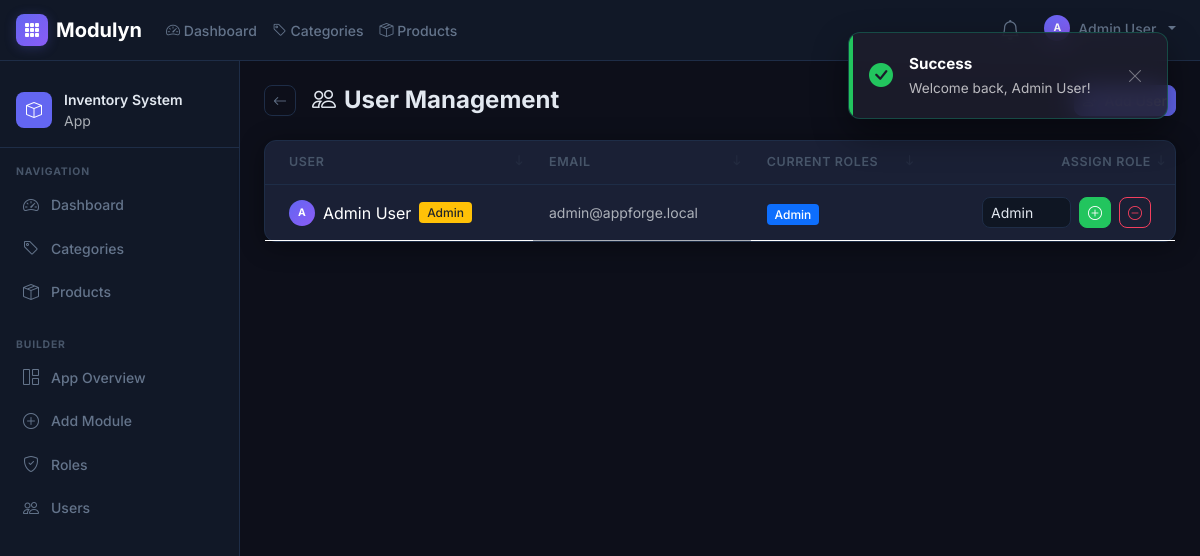
Page /apps/1/users (signed in) on the committed database.
### tables this page shows
CREATE TABLE IF NOT EXISTS `modules` (
    `id`            INT UNSIGNED   NOT NULL AUTO_INCREMENT,
    `app_id`        INT UNSIGNED   NOT NULL,
    `name`          VARCHAR(120)   NOT NULL,
    `slug`          VARCHAR(120)   NOT NULL,   
    `description`   TEXT           NULL,
    `icon`          VARCHAR(80)    NOT NULL DEFAULT 'bi-table',
    `sort_order`    INT            NOT NULL DEFAULT 0,
    `is_active`     TINYINT(1)     NOT NULL DEFAULT 1,
    `settings`      JSON           NULL,       
    `created_at`    DATETIME       NOT NULL DEFAULT CURRENT_TIMESTAMP,
    `updated_at`    DATETIME       NOT NULL DEFAULT CURRENT_TIMESTAMP ON UPDATE CURRENT_TIMESTAMP,
    PRIMARY KEY (`id`),
    UNIQUE KEY `uq_modules_app_slug` (`app_id`, `slug`),
    CONSTRAINT `fk_modules_app` FOREIGN KEY (`app_id`) REFERENCES `apps` (`id`) ON DELETE CASCADE
);

CREATE TABLE IF NOT EXISTS `users` (
    `id`          INT UNSIGNED     NOT NULL AUTO_INCREMENT,
    `name`        VARCHAR(120)     NOT NULL,
    `email`       VARCHAR(180)     NOT NULL,
    `password`    VARCHAR(255)     NOT NULL,   
    `is_admin`    TINYINT(1)       NOT NULL DEFAULT 0,
    `is_active`   TINYINT(1)       NOT NULL DEFAULT 1,
    `created_at`  DATETIME         NOT NULL DEFAULT CURRENT_TIMESTAMP,
    `updated_at`  DATETIME         NOT NULL DEFAULT CURRENT_TIMESTAMP ON UPDATE CURRENT_TIMESTAMP,
    PRIMARY KEY (`id`),
    UNIQUE KEY `uq_users_email` (`email`)
);

CREATE TABLE IF NOT EXISTS `apps` (
    `id`          INT UNSIGNED     NOT NULL AUTO_INCREMENT,
    `name`        VARCHAR(120)     NOT NULL,
    `slug`        VARCHAR(120)     NOT NULL,    
    `description` TEXT             NULL,
    `icon`        VARCHAR(80)      NOT NULL DEFAULT 'bi-grid',   
    `color`       VARCHAR(20)      NOT NULL DEFAULT '#6366f1',   
    `owner_id`    INT UNSIGNED     NOT NULL,
    `is_active`   TINYINT(1)       NOT NULL DEFAULT 1,
    `settings`    JSON             NULL,        
    `created_at`  DATETIME         NOT NULL DEFAULT CURRENT_TIMESTAMP,
    `updated_at`  DATETIME         NOT NULL DEFAULT CURRENT_TIMESTAMP ON UPDATE CURRENT_TIMESTAMP,
    PRIMARY KEY (`id`),
    UNIQUE KEY `uq_apps_slug` (`slug`),
    CONSTRAINT `fk_apps_owner` FOREIGN KEY (`owner_id`) REFERENCES `users` (`id`) ON DELETE CASCADE
);

### views/roles/assign.php (the view, shortened to what the rows shown need)
<?php if (!empty($showUsers)): ?>
<div class="d-flex align-items-center gap-3 mb-4">
    <a href="<?= APP_URL ?>/apps/<?= $app['id'] ?>/roles" class="btn btn-sm btn-outline-secondary">
        <i class="bi bi-arrow-left"></i>
    </a>
    <h1 class="h4 fw-bold mb-0"><i class="bi bi-people me-2"></i>User Management</h1>
    <button class="btn btn-primary btn-sm ms-auto" type="button" data-bs-toggle="collapse" data-bs-target="#addUserForm">
        <i class="bi bi-person-plus me-1"></i> Add User
    </button>
</div>
<div class="card">
    <div class="table-responsive">
        <table class="table table-dark table-hover align-middle mb-0">
            <thead>
                <tr>
                    <th class="ps-4">User</th>
                    <th>Email</th>
                    <th>Current Roles</th>
                    <th class="pe-4 text-end">Assign Role</th>
                </tr>
            </thead>
            <tbody>
                <?php foreach ($users as $u): ?>
                <tr>
                    <td class="ps-4">
                        <div class="d-flex align-items-center gap-2">
                            <div class="user-avatar user-avatar-sm">
                                <?= strtoupper(substr($u['name'], 0, 1)) ?>
                            </div>
                            <?= htmlspecialchars($u['name']) ?>
                            <?php if ($u['is_admin']): ?>
                            <span class="badge bg-warning text-dark small">Admin</span>
                            <?php endif; ?>
                        </div>
                    </td>
                    <td class="text-muted small"><?= htmlspecialchars($u['email']) ?></td>
                    <td>
                        <?= $u['roles'] ? '<span class="badge bg-primary">' . htmlspecialchars($u['roles']) . '</span>' : '<span class="text-muted small">No roles</span>' ?>
                    </td>
                    <td class="pe-4 text-end">
                        <form method="POST"
                              action="<?= APP_URL ?>/apps/<?= $app['id'] ?>/users/<?= $u['id'] ?>/role"
                              class="d-inline-flex gap-2">
                            <select class="form-select form-select-sm" name="role_id" style="width:auto;">
                                <?php foreach ($roles as $r): ?>
                                <option value="<?= $r['id'] ?>"><?= htmlspecialchars($r['name']) ?></option>
                                <?php endforeach; ?>
                            </select>
                            <button name="action" value="assign" class="btn btn-sm btn-success" title="Assign">
                                <i class="bi bi-plus-circle"></i>
                            </button>
                            <button name="action" value="revoke" class="btn btn-sm btn-outline-danger" title="Revoke"
                                    data-confirm="Are you sure you want to revoke this role from the user?">
                                <i class="bi bi-dash-circle"></i>
                            </button>
                        </form>
                    </td>
                </tr>
                <?php endforeach; ?>
            </tbody>
        </table>
    </div>
</div>
<?php endif; ?>

### core/Router.php (shortened to what the rows shown need)
<?php
class Router
{
    private array $routes = [];
    private function addRoute(string $method, string $pattern, string $handler): void
    {
        $this->routes[$method][] = [
            'pattern' => $pattern,
            'handler' => $handler,
        ];
    }
    public function dispatch(Request $request): void
    {
        $method = $request->method();
        $uri    = $request->uri();
        $routeList = $this->routes[$method] ?? [];
        foreach ($routeList as $route) {
            $params = $this->matchPattern($route['pattern'], $uri);
            if ($params !== null) {
                $this->callHandler($route['handler'], $params, $request);
                return;
            }
        }
    }
    private function matchPattern(string $pattern, string $uri): ?array
    {
        $regex = preg_replace('/\{([a-zA-Z_]+)\}/', '(?P<$1>[^/]+)', $pattern);
        $regex = '#^' . $regex . '$#';
        if (preg_match($regex, $uri, $matches)) {
            return array_filter($matches, 'is_string', ARRAY_FILTER_USE_KEY);
        }
        return null;
    }
    private function callHandler(string $handler, array $params, Request $request): void
    {
        [$controllerName, $method] = explode('@', $handler);
        $controller = new $fqcn(getDB());
        $request->setRouteParams($params);
        $controller->$method($request, $params);
    }
}

### views/partials/navbar.php (shortened to what the rows shown need)
<?php
$user    = $user ?? \Core\Session::get('user');
$currentApp = $app ?? null;
$modules = [];
if ($currentApp) {
    $modEngine = new \Engine\ModuleEngine(getDB());
    $modules   = $modEngine->listModules($currentApp['id']);
}
?>
<nav class="navbar navbar-dark navbar-expand-lg app-navbar px-3">
    <a class="navbar-brand d-flex align-items-center gap-2" href="<?= APP_URL ?>">
        <div class="brand-icon"><i class="bi bi-grid-3x3-gap-fill"></i></div>
        <span class="fw-bold">Modulyn</span>
    </a>
    <div class="collapse navbar-collapse" id="mainNav">
        <?php if ($currentApp): ?>
        <ul class="navbar-nav me-auto">
            <li class="nav-item">
                <a class="nav-link" href="<?= APP_URL ?>/apps/<?= $currentApp['id'] ?>/dashboard">
                    <i class="bi bi-speedometer2"></i> Dashboard
                </a>
            </li>
            <?php foreach ($modules as $m): ?>
            <li class="nav-item">
                <a class="nav-link" href="<?= APP_URL ?>/apps/<?= $currentApp['id'] ?>/<?= $m['slug'] ?>">
                    <i class="bi <?= htmlspecialchars($m['icon']) ?>"></i>
                    <?= htmlspecialchars($m['name']) ?>
                </a>
            </li>
            <?php endforeach; ?>
        </ul>
        <?php endif; ?>
        <ul class="navbar-nav ms-auto gap-2 mt-3 mt-lg-0">
            <?php if ($user): ?>
            <li class="nav-item dropdown">
                <a class="nav-link d-flex align-items-center gap-1 position-relative"
                   href="#"
                   id="notifDropdown"
                   role="button"
                   data-bs-toggle="dropdown"
                   data-bs-auto-close="outside"
                   aria-expanded="false"
                   title="Notifications">
                    <div class="position-relative">
                        <i class="bi bi-bell fs-5"></i>
                    </div>
                </a>
            </li>
            <li class="nav-item dropdown">
                <a class="nav-link dropdown-toggle d-flex align-items-center gap-2" href="#" data-bs-toggle="dropdown">
                    <div class="user-avatar user-avatar-sm"><?= strtoupper(substr($user['name'], 0, 1)) ?></div>
                    <span><?= htmlspecialchars($user['name']) ?></span>
                </a>
            </li>
            <?php else: ?>
            <li class="nav-item"><a class="nav-link" href="<?= APP_URL ?>/login">Login</a></li>
            <?php endif; ?>
        </ul>
    </div>
</nav>

### views/partials/sidebar.php
<?php
$currentApp = $app ?? null;
$user = $user ?? \Core\Session::get('user');
?>
<?php if ($currentApp): ?>
<aside class="app-sidebar">
    <div class="sidebar-header">
        <div class="sidebar-app-icon" style="background: <?= htmlspecialchars($currentApp['color']) ?>">
            <i class="bi <?= htmlspecialchars($currentApp['icon']) ?>"></i>
        </div>
        <div>
            <div class="sidebar-app-name"><?= htmlspecialchars($currentApp['name']) ?></div>
            <div class="sidebar-app-sub text-muted small">App</div>
        </div>
    </div>
    <div class="sidebar-section-label">Navigation</div>
    <nav class="sidebar-nav">
        <a href="<?= APP_URL ?>/apps/<?= $currentApp['id'] ?>/dashboard" class="sidebar-link">
            <i class="bi bi-speedometer2"></i><span>Dashboard</span>
        </a>
        <?php
        $modEngine = new \Engine\ModuleEngine(getDB());
        $modules   = $modEngine->listModules($currentApp['id']);
        foreach ($modules as $m):
        ?>
        <a href="<?= APP_URL ?>/apps/<?= $currentApp['id'] ?>/<?= $m['slug'] ?>" class="sidebar-link">
            <i class="bi <?= htmlspecialchars($m['icon']) ?>"></i>
            <span><?= htmlspecialchars($m['name']) ?></span>
        </a>
        <?php endforeach; ?>
    </nav>
    <?php if (!empty($user['is_admin'])): ?>
    <div class="sidebar-section-label mt-3">Builder</div>
    <nav class="sidebar-nav">
        <a href="<?= APP_URL ?>/apps/<?= $currentApp['id'] ?>" class="sidebar-link">
            <i class="bi bi-grid-1x2"></i><span>App Overview</span>
        </a>
        <a href="<?= APP_URL ?>/apps/<?= $currentApp['id'] ?>/modules/create" class="sidebar-link">
            <i class="bi bi-plus-circle"></i><span>Add Module</span>
        </a>
        <a href="<?= APP_URL ?>/apps/<?= $currentApp['id'] ?>/roles" class="sidebar-link">
            <i class="bi bi-shield-check"></i><span>Roles</span>
        </a>
        <a href="<?= APP_URL ?>/apps/<?= $currentApp['id'] ?>/users" class="sidebar-link">
            <i class="bi bi-people"></i><span>Users</span>
        </a>
    </nav>
    <?php endif; ?>
</aside>
<?php endif; ?>

### rows in the picture
modules: name "Categories"
modules: name "Products"
users: name "A", name "Admin User", is_admin 1 (drawn), email "admin@appforge.local", roles "Admin"
apps: name "Inventory System"

### other values in the picture
form field role_id "Admin"
